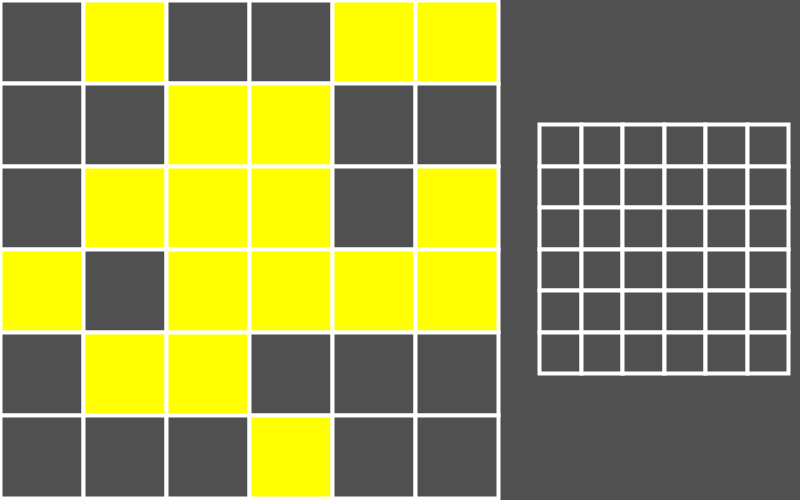
Frame 1 (no input)
Frame 60 (the mouse pressed at the canvas centre just before this capture): identical to frame 1, image omitted
Frame 120 (the mouse held since frame 60 and released just before this capture): identical to frame 1, image omitted

The Processing sketch that drew this single still picture (run headless with seeded random() and noise(); from frame 60 on, the mouse is pressed at the canvas centre):

// Processing sketch: lightsOut
// ── lightsOut.pde
Game game;
final int rows = 6, cols = 6;
final int initialSetup[][] = {
  {0, 1, 0, 0, 1, 1}, 
  {0, 0, 1, 1, 0, 0}, 
  {0, 1, 1, 1, 0, 1}, 
  {1, 0, 1, 1, 1, 1}, 
  {0, 1, 1, 0, 0, 0}, 
  {0, 0, 0, 1, 0, 0}};

void setup() {
  size(800, 500);
  startGame();
}

void draw() {
  background(80);
  game.draw();
}

void mousePressed() {
  if (mouseButton == LEFT) {
    game.toggleLightAtPos(mouseX, mouseY);
    if (game.isSolved()) {
      println("YOU WON");
    }
  }
}

void mouseMoved() {
  game.highlight(mouseX, mouseY);
}

void keyPressed() {
  if (key == 'r') {
    startGame();
  }
}

void startGame() {
  final float p = 75/100.0;
  final float lightsWidth = min(p*width/rows, height/cols); // let a small empty window on the right
  game = new Game(cols, rows, lightsWidth, initialSetup);
}

// ── Game.pde
class Game {
  private Light lights[][];
  private int nrCols, nrRows;
  private float lightWidth;
  private Solution solution;
  private Light highlightedLight;

  public Game(int nrCols, int nrRows, float lightWidth, int initialSetup[][]) {
    lights = new Light[nrCols][nrRows];
    this.nrCols = nrCols;
    this.nrRows = nrRows;
    this.lightWidth = lightWidth;
    for (int i = 0; i < nrCols; i++) {
      for (int j = 0; j < nrRows; j++) {
        lights[i][j] = new Light(lightWidth * i, lightWidth * j, lightWidth, initialSetup[j][i] != 0);
      }
    }
    setupSolution();
  }

  public Game(int nrCols, int nrRows, float lightWidth) {
    lights = new Light[nrCols][nrRows];
    this.nrCols = nrCols;
    this.nrRows = nrRows;
    this.lightWidth = lightWidth;
    for (int i = 0; i < nrCols; i++) {
      for (int j = 0; j < nrRows; j++) {
        lights[i][j] = new Light(lightWidth * i, lightWidth * j, lightWidth, true);
      }
    }
    setupSolution();
  }

  private void setupSolution() {
    //float w = 510;
    float w = nrCols*lightWidth+lightWidth/2;
    //float h = 170;
    float h = (nrRows*lightWidth)/2 - nrRows*lightWidth/4;
    solution = new Solution(nrCols, nrRows, lightWidth/2, new PVector(w, h));
  }

  public void draw() {
    for (Light[] rowOfLights : lights) {
      for (Light light : rowOfLights) {
        light.draw();
      }
    }
    if (highlightedLight != null) {
      highlightedLight.drawAsHightlighted();
    }
    solution.draw();
  }

  public boolean isSolved() {
    for (Light[] rowOfLights : lights) {
      for (Light light : rowOfLights) {
        if (light.isLit()) {
          //println("light lit: " + light.toString());
          return false;
        }
      }
    }

    return true;
  }

  public void toggleLightAtPos(float x, float y) {
    int i = floor(x/lightWidth);
    int j = floor(y/lightWidth);
    //println("i: " + i +" - j: " + j);
    if (i >= nrCols || j >= nrRows) { // if out of bounds
      return;
    }

    lights[i][j].toggle();
    solution.toggleLightAtIndex(i, j);

    if (i > 0) {
      lights[i-1][j].toggle();
    }
    if (i < nrCols-1) {
      lights[i+1][j].toggle();
    }
    if (j > 0) {
      lights[i][j-1].toggle();
    }
    if (j < nrRows-1) {
      lights[i][j+1].toggle();
    }
  }

  public void highlight(float x, float y) {
    int i = floor(x/lightWidth);
    int j = floor(y/lightWidth);
    //println("i: " + i +" - j: " + j);
    if (i >= nrCols || j >= nrRows) { // if out of bounds
      highlightedLight = null;
    } else {
      highlightedLight = lights[i][j];
    }

    solution.highlight(i, j);
  }

  public Solution getSolution() {
    return solution;
  }
}

// ── Light.pde
class Light {
  private float x, y, w;
  private boolean state;

  public Light(float x, float y, float w, boolean state) {
    this.x = x;
    this.y = y;
    this.w = w;
    this.state = state;
  }

  public void toggle() {
    state = !state;
  }

  public void draw() {
    //noStroke();
    strokeWeight(4);
    stroke(255);
    if (state == true)
      fill(255, 255, 0);
    else
      fill(80);
    rect(x, y, w, w);
  }

  public void drawAsHightlighted() {
    fill(0, 120);
    rect(x, y, w, w);
  }

  public boolean getState() {
    return state;
  }

  public void setState(boolean state) {
    this.state = state;
  }

  public boolean isLit() {
    return state;
  }

  public String toString() {
    return "x: " + x + " y: " + y + " state: " + state;
  }
}

// ── Solution.pde
class Solution {
  private Light lights[][];
  private int nrCols, nrRows;
  private Light highlightedLight;

  Solution(int nrCols, int nrRows, float lightWidth, PVector origin) {
    lights = new Light[nrCols][nrRows];
    this.nrCols = nrCols;
    this.nrRows = nrRows;
    highlightedLight = null;
    for (int i = 0; i < nrCols; i++) {
      for (int j = 0; j < nrRows; j++) {
        lights[i][j] = new Light(origin.x + lightWidth * i, origin.y + lightWidth * j, lightWidth, false);
      }
    }
  }

  public void toggleLightAtIndex(int i, int j) {
    if (i >= nrCols || j >= nrRows) { // if out of bounds
      return;
    }
    lights[i][j].toggle();
  }

  public void highlight(int i, int j) {
    if (i >= nrCols || j >= nrRows) {// if out of bounds
      highlightedLight = null;
    } else {
      highlightedLight = lights[i][j];
    }
  }

  public void draw() {
    for (Light[] lightsRow : lights) {
      for (Light light : lightsRow) {
        light.draw();
      }
    }
    if (highlightedLight != null) {
      highlightedLight.drawAsHightlighted();
    }
  }
}
